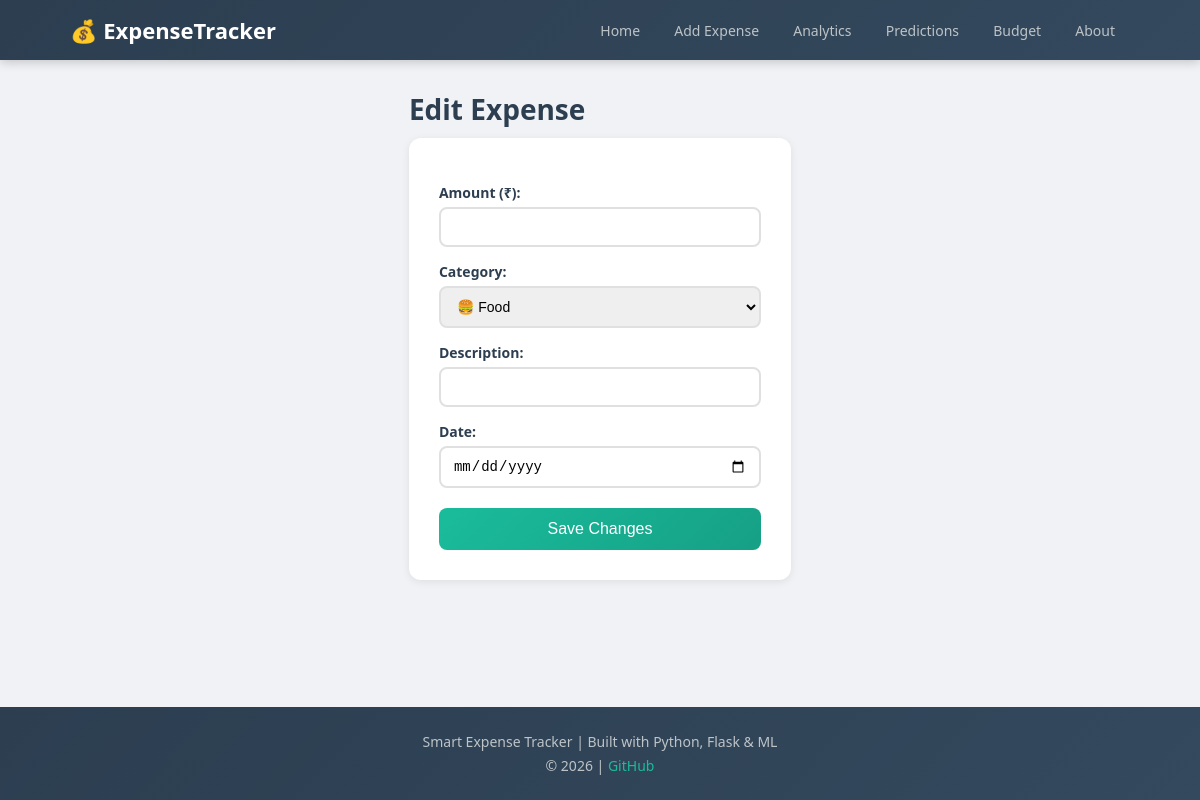
Page /edit/9 on the earlier database version.
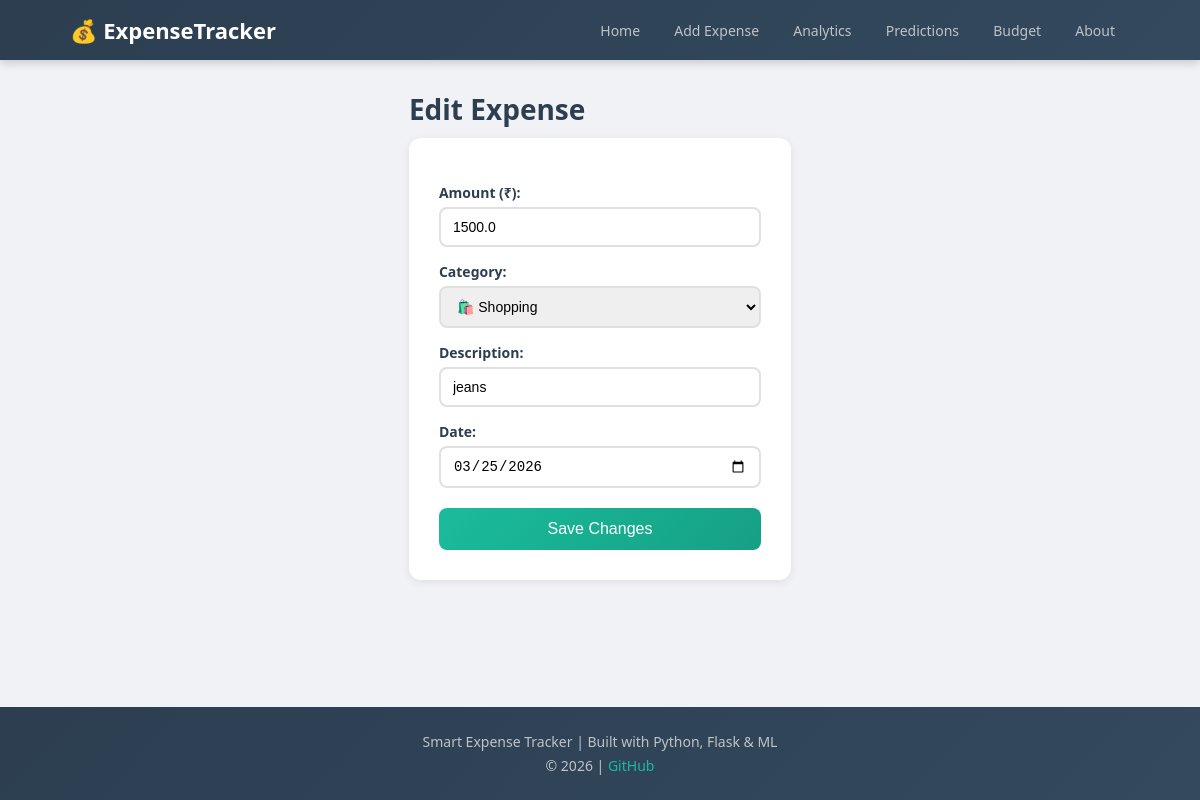
Same page on the later database version.
### tables this page shows
CREATE TABLE expenses (
            id INTEGER PRIMARY KEY AUTOINCREMENT,
            amount REAL NOT NULL,
            category TEXT NOT NULL,
            description TEXT,
            date TEXT NOT NULL
        );

### app.py (the view, shortened to what this page needs)
@app.route('/edit/<int:id>', methods=['GET', 'POST'])
def edit(id):
    conn = get_db_connection()
    expense = conn.execute(
        'SELECT * FROM expenses WHERE id = ?', (id,)
    ).fetchone()
    conn.close()
    return render_template('edit.html', expense = expense)

### app.py (called while the page is built)
def get_db_connection():
    conn = sqlite3.connect('expenses.db')
    conn.row_factory = sqlite3.Row
    return conn

### templates/edit.html (shortened to what this page needs)
{% extends 'base.html' %}
{% block content %}
    <h1>Edit Expense</h1>
    <form method="POST" action="/edit/{{ expense['id'] }}">
        <label for="amount">Amount (₹):</label>
        <input type="number" id="amount" name="amount"
               value="{{ expense['amount'] }}" required>
        <label for="category">Category:</label>
        <select id="category" name="category" required>
            <option value="Food" {% if expense['category'] == 'Food' %}selected{% endif %}>🍔 Food</option>
            <option value="Shopping" {% if expense['category'] == 'Shopping' %}selected{% endif %}>🛍️ Shopping</option>
        </select>
        <label for="description">Description:</label>
        <input type="text" id="description" name="description"
               value="{{ expense['description'] }}" >
        <label for="date">Date:</label>
        <input type="date" id="date" name="date"
               value="{{ expense['date'] }}" required>
        <button type="submit">Save Changes</button>
    </form>
{% endblock %}

Differences in the rows shown:
added expenses: amount "1500.0", category "🛍️ Shopping", description "jeans", date "03/25/2026"
Other differences:
form field category: "🍔 Food" → (not shown)
